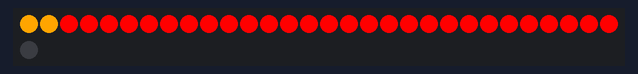
The sketch below on a simulated Arduino Uno, built for the host (arithmetic inside an expression is 32-bit, double 64-bit). Shown: 31 RGB LEDs in strip order, left to right, continuing on the next row. Dim RGB values are drawn brighter than linear.

Above: at 0.2 s.
At 3.2 s:
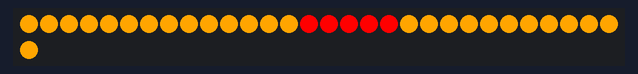
At 7.0 s:
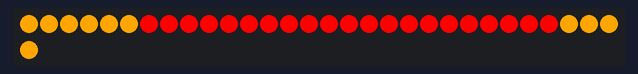
At 11.1 s:
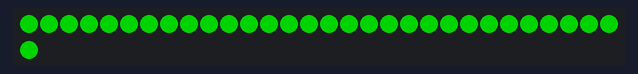
At 19.5 s:
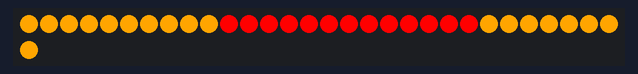
At 38.8 s:
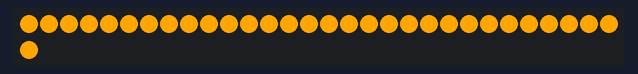

Measured:
- what the display in image 5 shows lasts 1.1 s, from 38.8 s to 39.9 s

The sketch:

StartLine_v2.ino
```cpp
// MirroringSample - see https://github.com/FastLED/FastLED/wiki/Multiple-Controller-Examples for more info on
// using multiple controllers.  In this example, we're going to set up four NEOPIXEL strips on four
// different pins, and show the same thing on all four of them, a simple bouncing dot/cyclon type pattern

#include "FastLED.h"

#define NUM_LEDS_PER_STRIP 31
CRGB leds[NUM_LEDS_PER_STRIP];

// For mirroring strips, all the "special" stuff happens just in setup.  We
// just addLeds multiple times, once for each strip
void setup() {
  // tell FastLED there's 60 NEOPIXEL leds on pin 4
  FastLED.addLeds<NEOPIXEL, 3>(leds, NUM_LEDS_PER_STRIP);

  // tell FastLED there's 60 NEOPIXEL leds on pin 5
  //FastLED.addLeds<NEOPIXEL, 5>(leds, NUM_LEDS_PER_STRIP);

  // tell FastLED there's 60 NEOPIXEL leds on pin 6
  //FastLED.addLeds<NEOPIXEL, 6>(leds, NUM_LEDS_PER_STRIP);

  // tell FastLED there's 60 NEOPIXEL leds on pin 7
  //FastLED.addLeds<NEOPIXEL, 7>(leds, NUM_LEDS_PER_STRIP);
}

void loop() {
  for(int i = 0; i < NUM_LEDS_PER_STRIP-1; i++) {
    // set all leds to red
    leds[i] = CRGB::Red;
    FastLED.show();
    delay(5);
  }

  // now bring in the orange from each end
  for(int i = 0; i < NUM_LEDS_PER_STRIP/2+2; i=i+2) {
    // set our current dot to orange
    leds[i] = CRGB::Orange;
    leds[i+1] = CRGB::Orange;
    leds[NUM_LEDS_PER_STRIP - i + 1] = CRGB::Orange;
    leds[NUM_LEDS_PER_STRIP - i] = CRGB::Orange;

    FastLED.show();
    // clear our current dot before we move on
    //leds[i+3] = CRGB::Purple;
    delay(500);
  }
  // Pause for effect
  delay(500);

   // now turn them all green
   for(int i = 0; i < NUM_LEDS_PER_STRIP; i++) {
    // set current dot to green
    leds[i] = CRGB::Green;
    FastLED.show();
  }

  delay(500);
}
```
